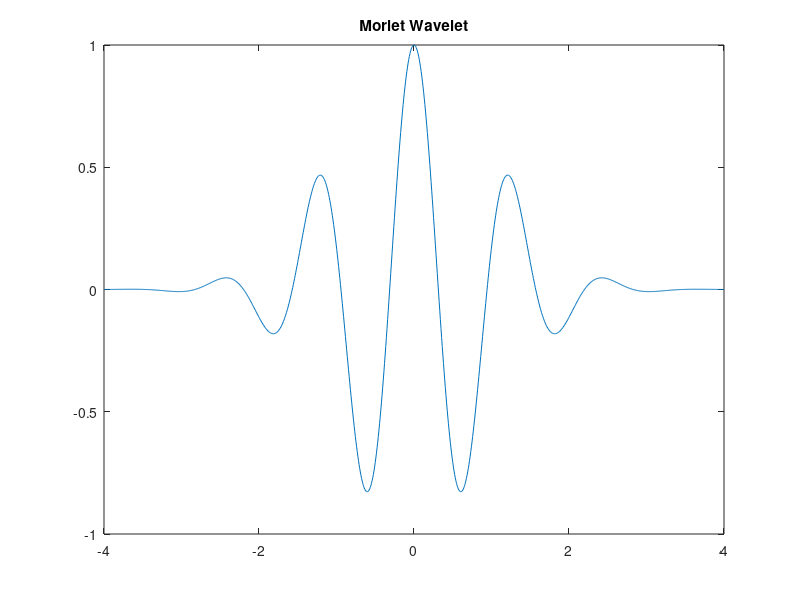

This chart was generated by the following MATLAB code:
%% Aprendendo wavelets toolbox


%% cria wavelet Morlet
lb = -4;
ub = 4;
n = 1000;
[psi,xval] = morlet(lb,ub,n);
plot(xval,psi)
title('Morlet Wavelet');

